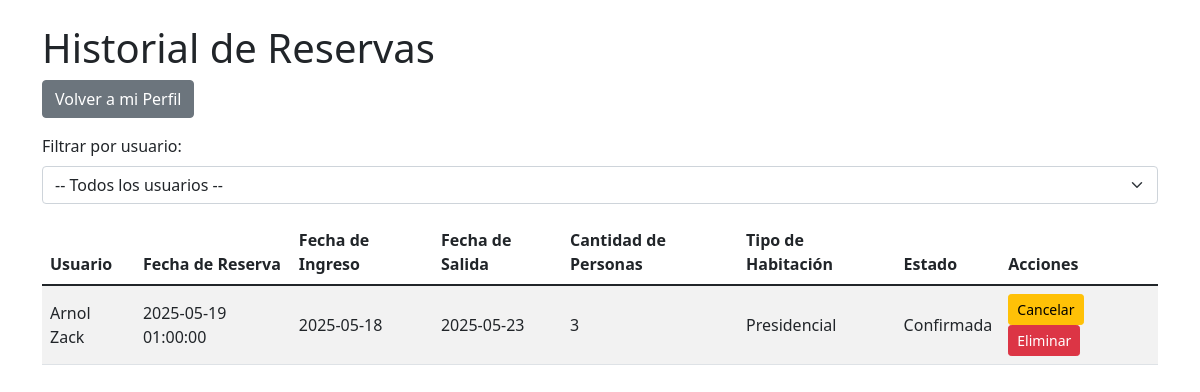
The app's page /Reserva/historial_reservas.php (signed in) with its own data.
### tables this page shows
CREATE TABLE `reservas` (
  `id` int(11) NOT NULL,
  `usuario_id` int(11) NOT NULL,
  `fecha_reserva` timestamp NOT NULL DEFAULT current_timestamp(),
  `nombre` varchar(50) NOT NULL,
  `apellido` varchar(50) NOT NULL,
  `correo` varchar(100) NOT NULL,
  `fecha_ingreso` date NOT NULL,
  `fecha_salida` date NOT NULL,
  `cantidad_personas` int(3) NOT NULL,
  `tipo_habitacion` varchar(50) NOT NULL,
  `estado` varchar(20) NOT NULL DEFAULT 'pendiente',
  `telefono` varchar(20) NOT NULL,
  `preferencias_especiales` text DEFAULT NULL,
  `metodo_pago` varchar(50) NOT NULL
);

CREATE TABLE `usuarios` (
  `id` int(11) NOT NULL,
  `rol_id` int(11) NOT NULL,
  `correo` varchar(100) NOT NULL,
  `cedula` varchar(20) NOT NULL,
  `nombre` varchar(50) NOT NULL,
  `apellido` varchar(50) NOT NULL,
  `contrasena` varchar(255) NOT NULL,
  `fecha_registro` timestamp NOT NULL DEFAULT current_timestamp(),
  `imagen_perfil` varchar(255) DEFAULT NULL,
  `descripcion` text DEFAULT NULL,
  `fecha_nacimiento` date DEFAULT NULL
);

### Reserva/historial_reservas.php (the view, shortened to what this page needs)
<?php
include '../CRUD/conexion.php';
$usuario_id = (int)$_SESSION['usuario_id'];
$sqlUser = "SELECT r.descripcion AS tipo_usuario FROM usuarios u
            JOIN roles r ON u.rol_id = r.id
            WHERE u.id = $usuario_id";
$resultUser = $conn->query($sqlUser);
if ($resultUser && $resultUser->num_rows > 0) {
    $userData = $resultUser->fetch_assoc();
    $tipo_usuario = $userData['tipo_usuario'];
} else {
    echo "Error al obtener tipo de usuario.";
    exit;
}
$filtro_usuario = null;
if ($tipo_usuario === 'administrador') {
    if ($filtro_usuario) {
        $sql = "SELECT r.*, u.nombre, u.apellido FROM reservas r
                JOIN usuarios u ON r.usuario_id = u.id
                WHERE r.usuario_id = $filtro_usuario
                ORDER BY r.fecha_reserva DESC";
    } else {
        $sql = "SELECT r.*, u.nombre, u.apellido FROM reservas r
                JOIN usuarios u ON r.usuario_id = u.id
                ORDER BY r.fecha_reserva DESC";
    }
} else {
    $sql = "SELECT * FROM reservas WHERE usuario_id = $usuario_id ORDER BY fecha_reserva DESC";
}
$resultado = $conn->query($sql);
?>
<!DOCTYPE html>
<html lang="es">
<head>
    <link href="https://cdn.jsdelivr.net/npm/bootstrap@5.1.3/dist/css/bootstrap.min.css" rel="stylesheet" />
</head>
<body>
    <div class="container mt-4">
        <h1>Historial de Reservas</h1>
        <a href="../perfil.php" class="btn btn-secondary mb-3">
            <i class="fas fa-arrow-left"></i> Volver a mi Perfil
        </a>
        <?php if ($tipo_usuario === 'administrador'): ?>
            <form method="GET" class="mb-3">
                <label for="usuario_id" class="form-label">Filtrar por usuario:</label>
                <select name="usuario_id" id="usuario_id" class="form-select" onchange="this.form.submit()">
                    <option value="">-- Todos los usuarios --</option>
                </select>
            </form>
        <?php endif; ?>
        <?php if ($resultado && $resultado->num_rows > 0): ?>
            <div class="table-responsive">
                <table class="table table-striped align-middle">
                    <thead>
                        <tr>
                            <?php if ($tipo_usuario === 'administrador'): ?>
                                <th>Usuario</th>
                            <?php endif; ?>
                            <th>Fecha de Reserva</th>
                            <th>Fecha de Ingreso</th>
                            <th>Fecha de Salida</th>
                            <th>Cantidad de Personas</th>
                            <th>Tipo de Habitación</th>
                            <th>Estado</th>
                            <th>Acciones</th>
                        </tr>
                    </thead>
                    <tbody>
                        <?php while ($reserva = $resultado->fetch_assoc()): ?>
                            <tr>
                                <?php if ($tipo_usuario === 'administrador'): ?>
                                    <td><?= htmlspecialchars($reserva['nombre'] . ' ' . $reserva['apellido']) ?></td>
                                <?php endif; ?>
                                <td><?= htmlspecialchars($reserva['fecha_reserva']) ?></td>
                                <td><?= htmlspecialchars($reserva['fecha_ingreso']) ?></td>
                                <td><?= htmlspecialchars($reserva['fecha_salida']) ?></td>
                                <td><?= (int)$reserva['cantidad_personas'] ?></td>
                                <td><?= htmlspecialchars(ucfirst($reserva['tipo_habitacion'])) ?></td>
                                <td><?= htmlspecialchars(ucfirst($reserva['estado'])) ?></td>
                                <td>
                                    <?php if ($reserva['estado'] === 'confirmada'): ?>
                                        <a href="cancelar_reserva.php?id=<?= (int)$reserva['id'] ?>" class="btn btn-warning btn-sm">Cancelar</a>
                                    <?php elseif ($reserva['estado'] === 'pendiente' && $tipo_usuario === 'administrador'): ?>
                                        <a href="aprobar_reserva.php?id=<?= (int)$reserva['id'] ?>" class="btn btn-success btn-sm">Aprobar</a>
                                        <a href="cancelar_reserva.php?id=<?= (int)$reserva['id'] ?>" class="btn btn-warning btn-sm">Cancelar</a>
                                    <?php endif; ?>
                                    <?php if ($reserva['estado'] !== 'eliminada'): ?>
                                        <a href="eliminar_reserva.php?id=<?= (int)$reserva['id'] ?>" class="btn btn-danger btn-sm" onclick="return confirm('¿Estás seguro de que deseas eliminar esta reserva?')">Eliminar</a>
                                    <?php endif; ?>
                                </td>
                            </tr>
                        <?php endwhile; ?>
                    </tbody>
                </table>
            </div>
        <?php else: ?>
            <p>No hay reservas para mostrar.</p>
        <?php endif; ?>
    </div>
</body>
</html>

### records on screen
reservas: usuario.apellido "Arnol Zack", fecha_reserva "2025-05-19 01:00:00", fecha_ingreso "2025-05-18", fecha_salida "2025-05-23", cantidad_personas "3", tipo_habitacion "Presidencial", estado "Confirmada"
